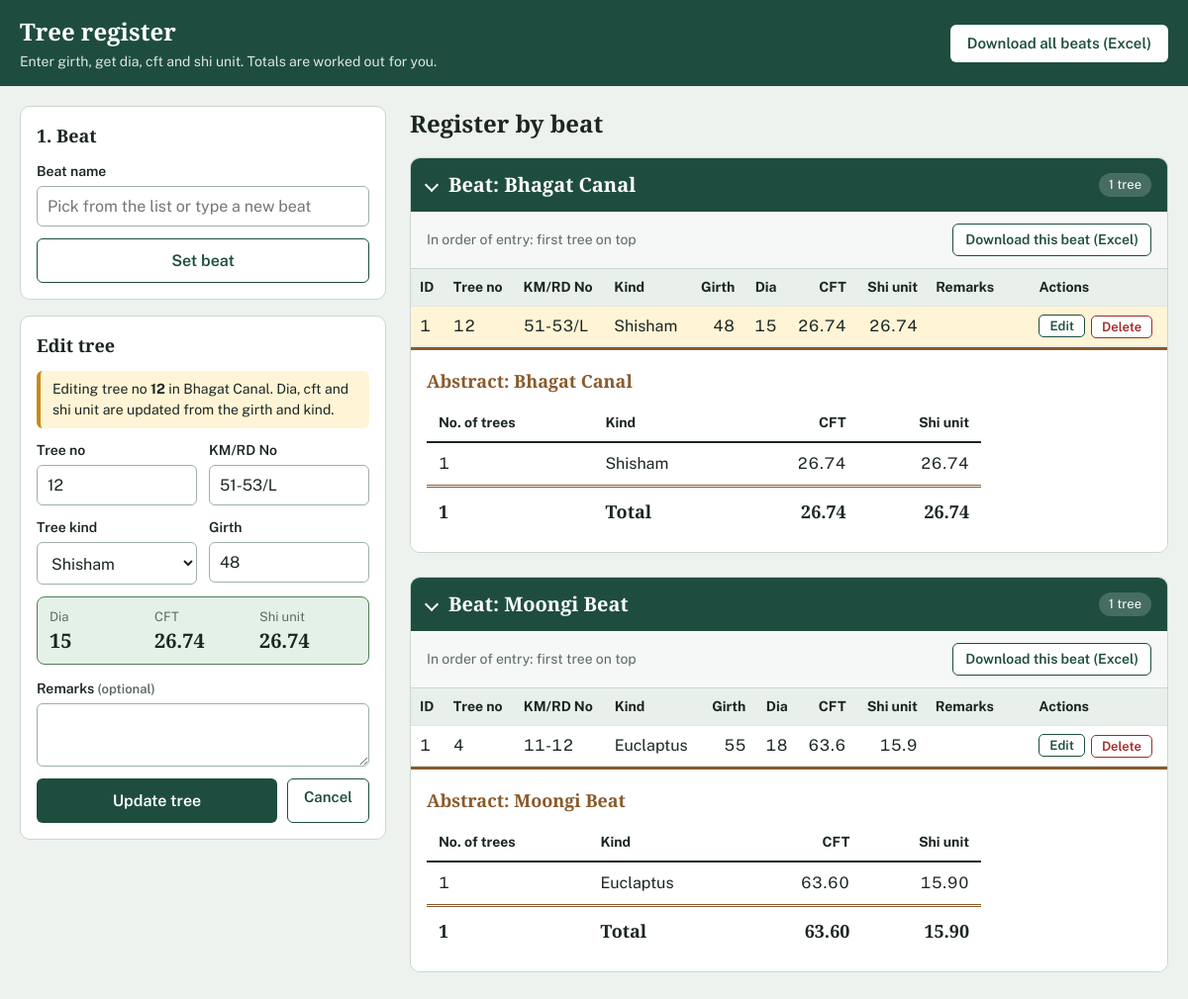
/?edit=1&beat=6, run on the app's committed database.
### tables this page shows
CREATE TABLE beat_6_bhagat_canal (
	id INTEGER NOT NULL, 
	tree_no VARCHAR(50) NOT NULL, 
	km_burji_no VARCHAR(50) NOT NULL, 
	kind_tree VARCHAR(100) NOT NULL, 
	girth INTEGER NOT NULL, 
	dia INTEGER, 
	cft FLOAT, 
	shi_unit FLOAT, 
	remarks VARCHAR(255), 
	PRIMARY KEY (id), 
	CONSTRAINT uq_beat_6_bhagat_canal UNIQUE (km_burji_no, tree_no)
);

CREATE TABLE beat_3_moongi_beat (
	id INTEGER NOT NULL, 
	tree_no VARCHAR(50) NOT NULL, 
	km_burji_no VARCHAR(50) NOT NULL, 
	kind_tree VARCHAR(100) NOT NULL, 
	girth INTEGER NOT NULL, 
	dia INTEGER, 
	cft FLOAT, 
	shi_unit FLOAT, 
	remarks VARCHAR(255), 
	PRIMARY KEY (id), 
	CONSTRAINT uq_beat_3_moongi_beat UNIQUE (km_burji_no, tree_no)
);

### app.py (models this page shows)
class Beat(db.Model):
    __tablename__ = "beats"
    id = db.Column(db.Integer, primary_key=True)
    name = db.Column(db.String(100), nullable=False, unique=True)
    table_name = db.Column(db.String(80), nullable=False, unique=True)

### app.py (the view, shortened to what this page needs)
@app.route("/", methods=["GET", "POST"])
def index():
    current_beat = session.get("beat_name")
    edit_tree = edit_beat = None
    edit_id = request.args.get("edit", type=int)
    beat_id = request.args.get("beat", type=int)
    if edit_id and beat_id:
        edit_beat = db.session.get(Beat, beat_id)
        if edit_beat:
            edit_tree = db.session.get(tree_model(edit_beat.table_name), edit_id)
        if edit_tree is None:
            flash("That tree no longer exists.", "error")
            return redirect(url_for("index"))
    return render_index(
        form=edit_tree.to_dict() if edit_tree else {}, edit_tree=edit_tree, edit_beat=edit_beat
    )

### app.py (called while the page is built)
def get_beat_options():
    names = set(BEATS) | {name for (name,) in db.session.query(Beat.name).all()}
    return sorted(names, key=str.lower)

def _new_abstract():
    return {"rows": {}, "trees": 0, "cft": 0.0, "shi_unit": 0.0}

def _add_to_abstract(a, kind, trees, cft, shi_unit):
    row = a["rows"].setdefault(kind, {"kind": kind, "trees": 0, "cft": 0.0, "shi_unit": 0.0})
    row["trees"] += trees
    row["cft"] += cft
    row["shi_unit"] += shi_unit
    a["trees"] += trees
    a["cft"] += cft
    a["shi_unit"] += shi_unit

def _finish_abstract(a):
    rows = sorted(a["rows"].values(), key=lambda r: r["kind"])
    for r in rows:
        r["cft"] = round(r["cft"], 3)
        r["shi_unit"] = round(r["shi_unit"], 3)
    return {
        "rows": rows,
        "trees": a["trees"],
        "cft": round(a["cft"], 3),
        "shi_unit": round(a["shi_unit"], 3),
    }

def get_abstracts(only_beat=None):
    beats = Beat.query.filter_by(name=only_beat).all() if only_beat else Beat.query.all()
    per_beat, grand = {}, _new_abstract()
    for beat in beats:
        Tree = tree_model(beat.table_name)
        rows = db.session.query(
            Tree.kind_tree,
            func.count(Tree.id),
            func.coalesce(func.sum(Tree.cft), 0),
            func.coalesce(func.sum(Tree.shi_unit), 0),
        ).group_by(Tree.kind_tree).all()
        if not rows:
            continue
        a = _new_abstract()
        for kind, trees, cft, shi_unit in rows:
            _add_to_abstract(a, kind, trees, float(cft), float(shi_unit))
            _add_to_abstract(grand, kind, trees, float(cft), float(shi_unit))
        per_beat[beat.name] = _finish_abstract(a)
    return per_beat, _finish_abstract(grand)

### templates/index.html (shortened to what this page needs)
<!DOCTYPE html>
<html lang="en">
<head>
</head>
<body>
  <header class="topbar">
    <div class="topbar-inner">
      <div>
        <h1>Tree register</h1>
        <p>Enter girth, get dia, cft and shi unit. Totals are worked out for you.</p>
      </div>
      <a class="btn btn-light" href="{{ url_for('download_excel') }}">Download all beats (Excel)</a>
    </div>
  </header>
  <main class="layout">
    <aside class="entry">
      <section class="card">
        <h2>1. Beat</h2>
        <form method="GET" action="{{ url_for('set_beat') }}">
          <div class="field">
            <label for="beat_name">{{ 'Switch to another beat' if current_beat else 'Beat name' }}</label>
            <input type="text" id="beat_name" name="beat_name" list="beat-list" maxlength="100"
                   placeholder="Pick from the list or type a new beat" autocomplete="off" required>
          </div>
          <button type="submit" class="btn btn-outline btn-block">{{ 'Change beat' if current_beat else 'Set beat' }}</button>
        </form>
      </section>
      <section class="card">
        <h2 id="tree-card">{{ 'Edit tree' if edit_tree else '2. Tree details' }}</h2>
        {% if current_beat or edit_tree %}
        {% if edit_tree %}
          <div class="editing-note">Editing tree no <strong>{{ edit_tree.tree_no }}</strong> in {{ edit_beat.name }}. Dia, cft and shi unit are updated from the girth and kind.</div>
        {% endif %}
        <form method="POST" id="tree-form"{% if edit_tree %} action="{{ url_for('update_tree', beat_id=edit_beat.id, tree_id=edit_tree.id) }}"{% endif %}>
          <div class="two">
            <div class="field">
              <label for="tree_no">Tree no</label>
              <input type="text" id="tree_no" name="tree_no" maxlength="50" autofocus
                     value="{{ form.get('tree_no', '') }}" required>
            </div>
            <div class="field">
              <label for="km_burji_no">KM/RD No</label>
              <input type="text" id="km_burji_no" name="km_burji_no" maxlength="50"
                     value="{{ form.get('km_burji_no', '') }}" required>
            </div>
          </div>
          <div class="two">
            <div class="field">
              <label for="kind_tree">Tree kind</label>
              <select id="kind_tree" name="kind_tree" required>
                {% for k in kinds %}
                  <option value="{{ k }}" {% if form.get('kind_tree') == k %}selected{% endif %}>{{ k|capitalize }}</option>
                {% endfor %}
              </select>
            </div>
            <div class="field">
              <label for="girth">Girth</label>
              <input type="number" id="girth" name="girth" min="1" inputmode="numeric"
                     value="{{ form.get('girth', '') }}" required>
            </div>
          </div>
          <div class="preview" id="preview" aria-live="polite">
          </div>
          <div class="field">
            <label for="remarks">Remarks <span class="hint">(optional)</span></label>
            <textarea id="remarks" name="remarks" maxlength="255">{{ form.get('remarks', '') or '' }}</textarea>
          </div>
          {% if edit_tree %}
          <div class="btn-row">
            <button type="submit" class="btn btn-primary btn-block">Update tree</button>
            <a class="btn btn-outline" href="{{ url_for('index') }}">Cancel</a>
          </div>
          {% else %}
          <button type="submit" class="btn btn-primary btn-block">Save tree</button>
          {% endif %}
        </form>
        {% else %}
          <p class="hint" style="margin:0;color:var(--muted)">Set a beat first. Every tree you save will be recorded under it.</p>
        {% endif %}
      </section>
    </aside>
    <section>
      <div class="register-head">
        <h2>Register by beat</h2>
      </div>
      {% for s in sections %}
      <details class="sheet" open>
        <summary>
          <h2>Beat: {{ s.beat }}</h2>
          <span class="tag">{{ s.abstract.trees }} tree{{ '' if s.abstract.trees == 1 else 's' }}</span>
        </summary>
        <div class="toolbar">
          <span>In order of entry: first tree on top</span>
          <a class="btn btn-outline" href="{{ url_for('download_excel', beat=s.beat) }}">Download this beat (Excel)</a>
        </div>
        <div class="scroll"{% if s.beat == current_beat %} id="current-scroll"{% endif %}>
          <table class="entries">
            <thead>
              <tr>
                <th>ID</th><th>Tree no</th><th>KM/RD No</th><th>Kind</th>
                <th class="num">Girth</th><th class="num">Dia</th><th class="num">CFT</th><th class="num">Shi unit</th><th>Remarks</th><th>Actions</th>
              </tr>
            </thead>
            <tbody>
              {% for t in s.trees %}
              <tr{% if edit_tree and edit_beat and edit_beat.id == s.id and edit_tree.id == t.id %} class="editing"{% endif %}>
                <td>{{ t.id }}</td>
                <td>{{ t.tree_no }}</td>
                <td>{{ t.km_burji_no }}</td>
                <td>{{ t.kind_tree|capitalize }}</td>
                <td class="num">{{ t.girth }}</td>
                <td class="num">{{ t.dia }}</td>
                <td class="num">{{ t.cft }}</td>
                <td class="num">{{ t.shi_unit }}</td>
                <td class="remarks">{{ t.remarks or '' }}</td>
                <td>
                  <div class="actions">
                    <a class="mini" href="{{ url_for('index', edit=t.id, beat=s.id) }}#tree-card">Edit</a>
                    <form method="POST" action="{{ url_for('delete_tree', beat_id=s.id, tree_id=t.id) }}"
                          data-confirm="Delete tree no {{ t.tree_no }} ({{ t.kind_tree|capitalize }}, km / RD / burji no {{ t.km_burji_no }})? This cannot be undone.">
                      <button type="submit" class="mini danger">Delete</button>
                    </form>
                  </div>
                </td>
              </tr>
              {% endfor %}
            </tbody>
          </table>
        </div>
        <div class="abstract">
          <h3>Abstract: {{ s.beat }}</h3>
          <table class="ledger">
            <thead>
              <tr><th>No. of trees</th><th>Kind</th><th class="num">CFT</th><th class="num">Shi unit</th></tr>
            </thead>
            <tbody>
              {% for r in s.abstract.rows %}
              <tr>
                <td>{{ r.trees }}</td>
                <td>{{ r.kind|capitalize }}</td>
                <td class="num">{{ '%.2f'|format(r.cft) }}</td>
                <td class="num">{{ '%.2f'|format(r.shi_unit) }}</td>
              </tr>
              {% endfor %}
            </tbody>
            <tfoot>
              <tr>
                <td>{{ s.abstract.trees }}</td>
                <td>Total</td>
                <td class="num">{{ '%.2f'|format(s.abstract.cft) }}</td>
                <td class="num">{{ '%.2f'|format(s.abstract.shi_unit) }}</td>
              </tr>
            </tfoot>
          </table>
        </div>
      </details>
      {% else %}
      <div class="empty">
        <strong>No trees recorded yet</strong>
        Set a beat, then add the first tree. The register and its abstract will appear here.
      </div>
      {% endfor %}
      </section>
  </main>
</body>
</html>

### data on the page
beat_6_bhagat_canal: tree_no "12", km_burji_no "51-53/L", kind_tree "Shisham", id "1", girth "48", dia "15", cft "26.74", shi_unit "26.74", trees "1", kind "Shisham"
Beat: name "Bhagat Canal", beat "Bhagat Canal", abstract.trees "1", abstract.cft "26.74", abstract.shi_unit "26.74"
Beat: beat "Moongi Beat", abstract.trees "1", abstract.cft "63.60", abstract.shi_unit "15.90"
beat_3_moongi_beat: id "1", tree_no "4", km_burji_no "11-12", kind_tree "Euclaptus", girth "55", dia "18", cft "63.6", shi_unit "15.9", trees "1", kind "Euclaptus", cft "63.60", shi_unit "15.90"

### other printed values
{{ 'Switch to another beat' if current_beat else 'Beat name' }} "Beat name"
{{ 'Change beat' if current_beat else 'Set beat' }} "Set beat"
{{ 'Edit tree' if edit_tree else '2. Tree details' }} "Edit tree"
